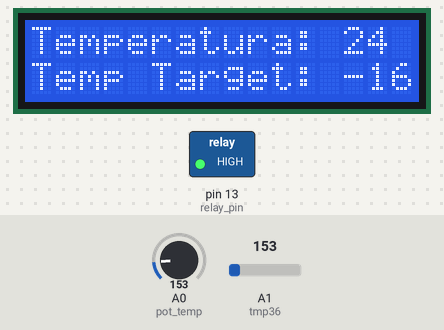
This sketch was run on a simulated Arduino Uno, built with avr-gcc and run on an emulated ATmega328P. On the bench: 16×2 character LCD, switched loads named in the sketch (green lamp = pin HIGH). The test bench sets the inputs (shaded band); at power-on: A0 (pot_temp) = 153, A1 (tmp36) = 153.

Above: at 1.2 s.
1.3 s: A0 (pot_temp) set to 165
At 2.6 s:
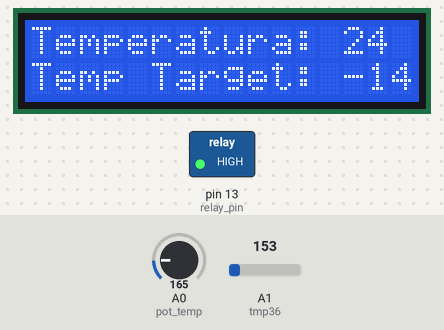
2.9 s: A1 (tmp36) set to 165
At 4.2 s:
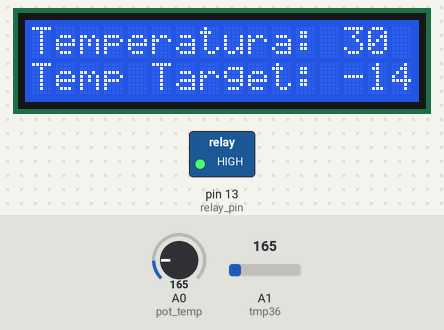
4.5 s: A0 (pot_temp) set to 175
At 4.9 s:
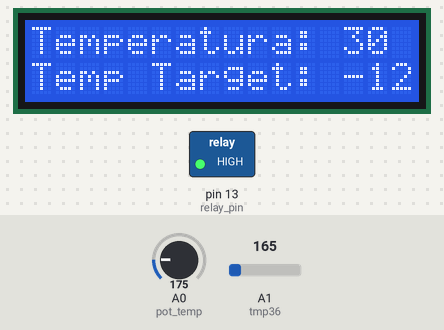
6.0 s: A1 (tmp36) set to 175
At 7.0 s:
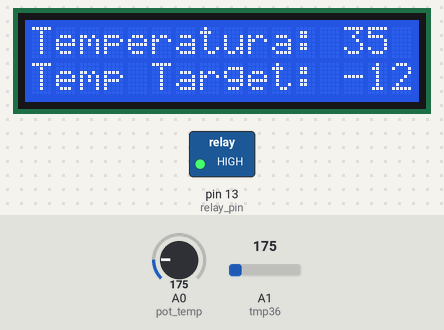
7.5 s: A0 (pot_temp) set to 191
At 8.0 s:
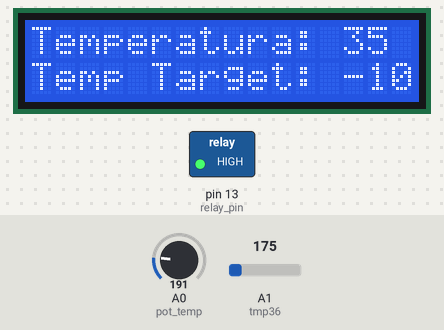
9.0 s: A1 (tmp36) set to 191
At 10.1 s:
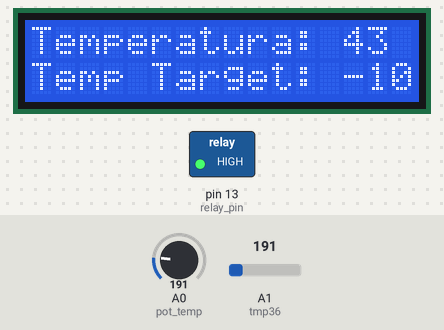
Timing chart, 0 to 11.5 s (numbered marks = the images above; inputs shaded):
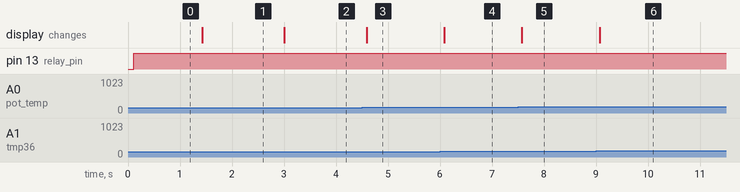

Measured:
- after the input at 1.3 s, the display: changes after 0.12 s (image 1)
- after the input at 2.9 s, the display: changes after 0.11 s (image 2)
- after the input at 4.5 s, the display: changes after 0.09 s (image 3)
- after the input at 6.0 s, the display: changes after 0.08 s (image 4)
- after the input at 7.5 s, the display: changes after 0.07 s (image 5)
- after the input at 9.0 s, the display: changes after 0.07 s (image 6)

The sketch:

controllo_temperatura_tmp36_relay_spdt_12v_motor_i2c_lcd1.ino
```cpp
#include <LiquidCrystal_I2C.h>
#define relay_pin 13  //definisce il pin 13 per sollecitare il relè
#define pot_temp A0 //definisce il pin A0 per il potenziometro
#define tmp36 A1 //definisce il pin A1 per il sensore di temperatura


LiquidCrystal_I2C lcd(32, 16, 2);

int temperatura = 0;
int target = 0;

void setup()
{
  lcd.init();
  lcd.backlight();
  lcd.display();
  pinMode(relay_pin, OUTPUT);
  lcd.clear();
}

void loop()
{
  target = analogRead(pot_temp); //lettura potenziometro per settare temperatura target collegato al pin A0
  temperatura = analogRead(tmp36); //lettura sonda TMP36 collegata al pin A1
  target = map(target,0,1024,-40,125); //mappatura potenziometro per settare range di temperatura
  temperatura = ((temperatura * 0.00488) - 0.5) / 0.01; //conversione valore tmp36 in gradi celsius
  lcd_status();
  relay_status();
  delay(50);
}

void relay_status()
{
  if ( target < temperatura ){
    digitalWrite(relay_pin, HIGH);
  }
  else if( target >= temperatura ){
    digitalWrite(relay_pin, LOW);
  }
  else{
    digitalWrite(relay_pin, LOW);
  }
}

void lcd_status()
{
  lcd.setCursor(0,0);
  lcd.print("Temperatura: ");
  lcd.setCursor(13,0);
  lcd.print(temperatura);
  lcd.print("   ");
  lcd.setCursor(0,1);
  lcd.print("Temp Target: ");
  lcd.setCursor(13,1);
  lcd.print(target);
  lcd.print("   ");
}
```
